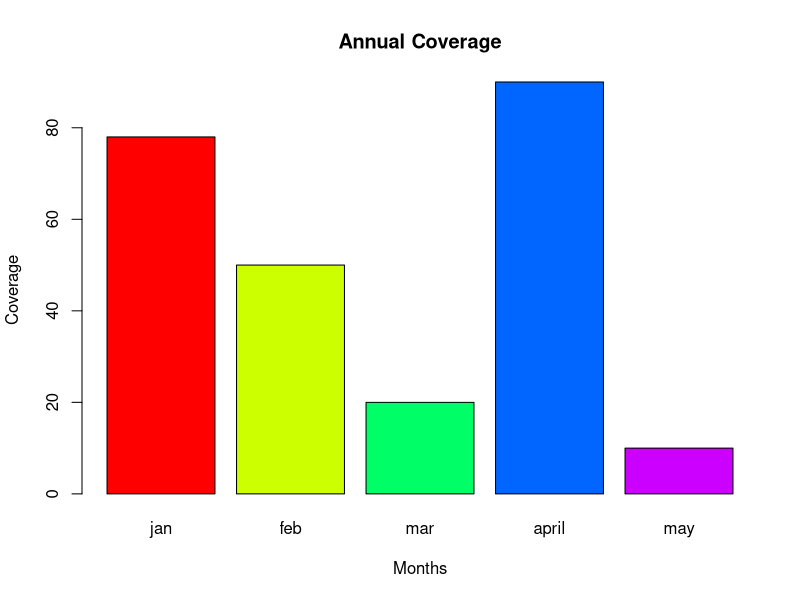
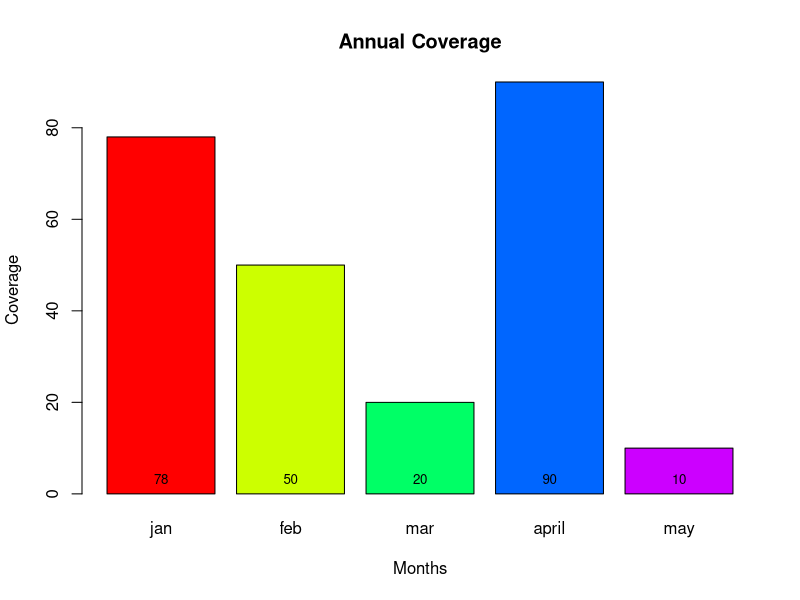
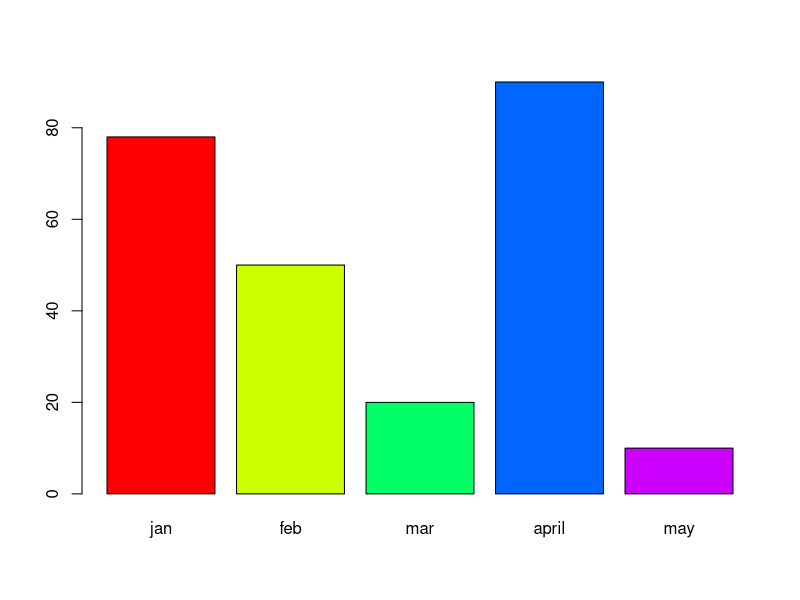
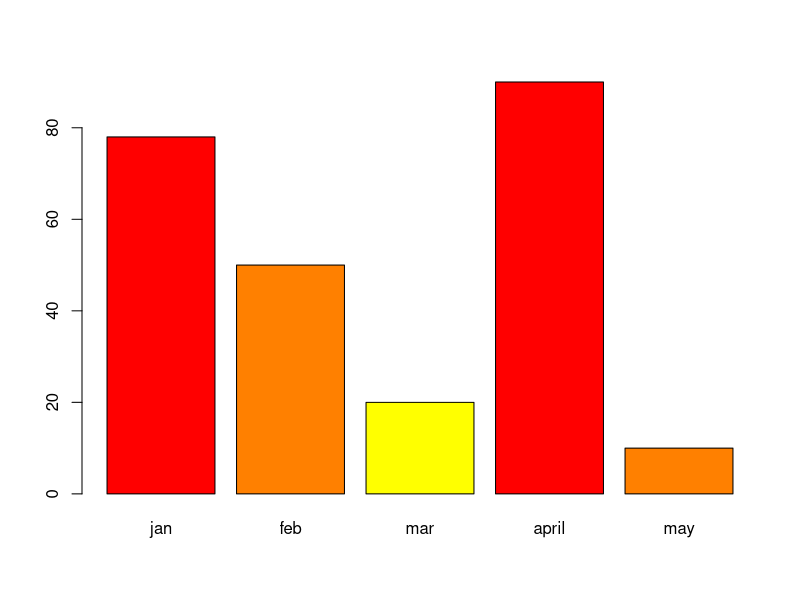
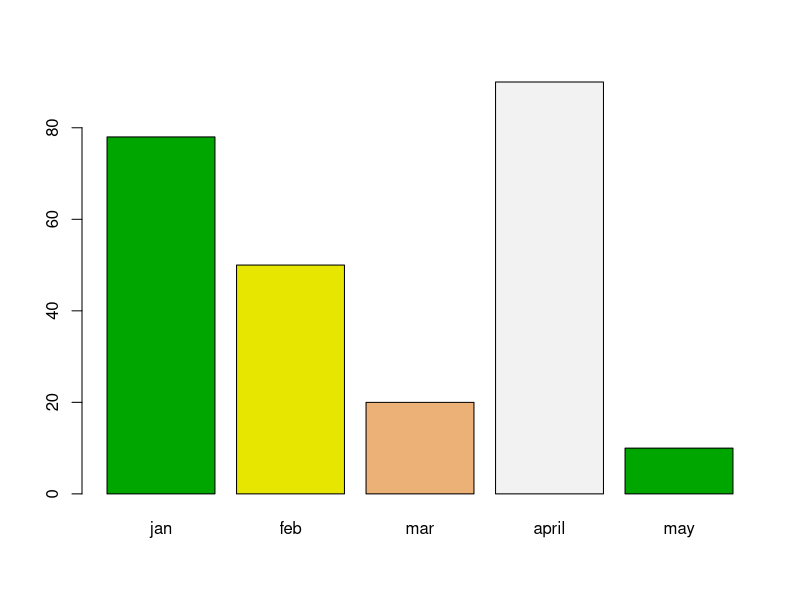
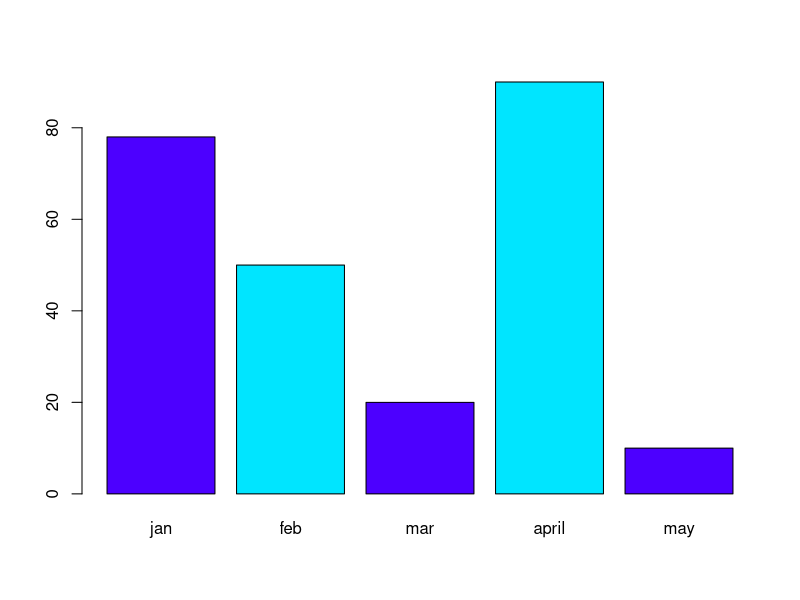
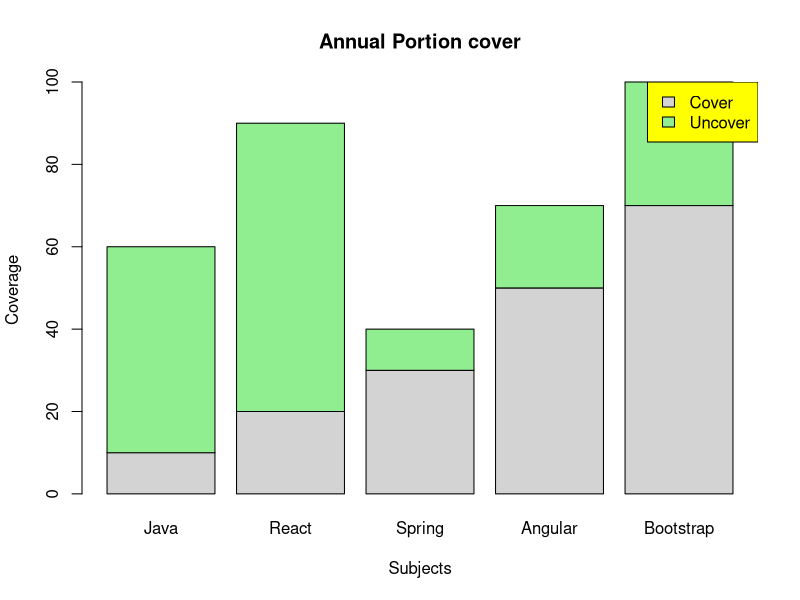
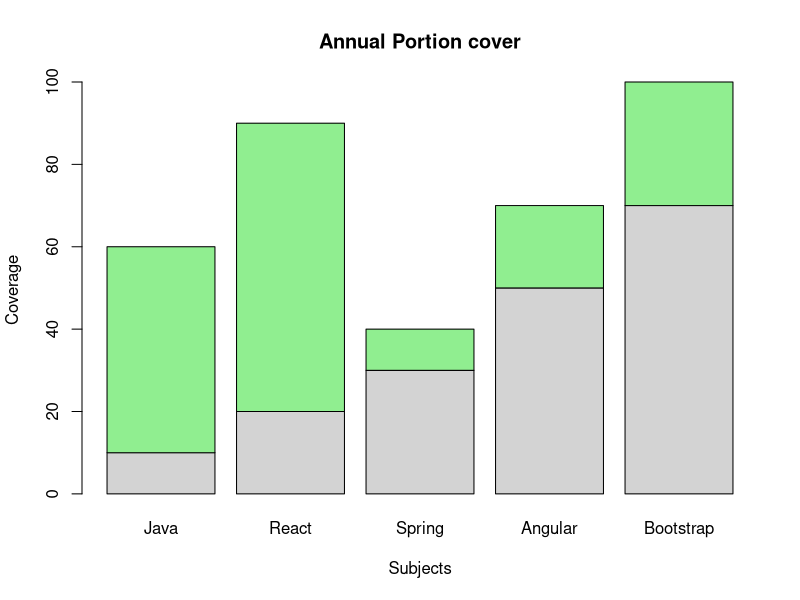

Reproduce these figures in R, in order.
#*****************************************Graphical-Data-Analysis*****************************************

#Theory:-
# Bar chart is a graph with rectangular bars.
# A bat chart is a pictorial representation in which numerical values of variables are represented by length or height of lines or rectangles of equal width.
# It is used for summarizing a set of categorical data like ordinal or nominal.
# The data is shown through rectangular bars having the length of the bar proportional to the value of the variable.
# Row of dataframe is no of bars & Col of dataframe is content inside the bars.

# Syntax :- barplot(x,name.arg,xlab,ylab,main,col)
#• x =  x is a input numeric vector or matrix to represent bars.
#• name.arg = names.arg is the name of vectors appearing under each bars.
#• xlab = A label for X-axis.
#• ylab = A label for Y-axis.
#• main = It is the title of bar charts.
#• col = It is used to give colors to bars.


#*****************************************Barchart-Analysis*****************************************
data<-data.frame(months=c("jan","feb","mar","april","may"),coverage=c(78,50,20,90,10))

barplot(data$coverage,names.arg = data$months,main = "Annual Coverage",xlab="Months",ylab = "Coverage",col = rainbow(length(data$coverage)))


#*****************************************Barchart-Ratio-Print*****************************************

#Note: For print the ratio of each bar we use text() function.
#Note: Syntax : text(x,y,labels,cex,pos)
#• x = You're using data as the x argument, which is the result of the barplot() function. data contains the x-coordinates of the bars created by barplot(). So, this places the text labels at the center of each bar.
#• y = You're using 0 as the y argument, which means the text will be placed at the same height (0) for all labels. 
#• labels = This argument is a character vector containing the labels you want to add to the plot. 
#• cex = This argument controls the size of the text. 
#• pos = This argument specifies the position of the text relative to the coordinates. In your code, you're using pos = 3, which corresponds to "above" the specified coordinates. This means that the text will be placed above the bars.

data<-data.frame(months=c("jan","feb","mar","april","may"),coverage=c(78,50,20,90,10))

a<-barplot(data$coverage,names.arg = data$months,main = "Annual Coverage",xlab="Months",ylab = "Coverage",col = rainbow(length(data$coverage)))

text(a,0,data$coverage,cex = 0.8,pos = 3)


#*****************************************Barchart[Color-Palettes]*****************************************

#Note: We have additinal package of colors that provide multiple shades.
#Note: install.packages('RColorBrewer')
barplot(data$coverage,names.arg = data$months,col = rainbow(length(data$coverage)))
barplot(data$coverage,names.arg = data$months,col = heat.colors(3))
barplot(data$coverage,names.arg = data$months,col = terrain.colors(4))
barplot(data$coverage,names.arg = data$months,col = topo.colors(2))


#*****************************************Group & Stack-Barcharts*****************************************

data<-data.frame(subjects=c("Java","React","Spring","Angular","Bootstrap"),cover=c(10,50,20,70,30),uncover=c(10,50,20,70,30))

#Note: For above dataframe simple bar chart can not be plotted. It has two categories of subjects(cover, uncover). We need to create grouped or stacked bar chart for it.
#Note: We can create bar charts with group of bars and stack using matrices as input values in each bar.
#Note: One or more variables are represented as a matrix that is used to contruct group bar charts and stack bar charts.
#Note: Difference between group and stack bar charts is a single parameter 'beside=TRUE | FALSE'.


#*****************************************Stack-Barcharts*****************************************

#*****************************************1st-Technique*****************************************

#Note: We create a stack bar charts, By omitting beside parameter stacked bar chart can be created.
#Note: First we need to create a matrix for those two columns.
combine<-c(data$cover,data$uncover)
b<-matrix(combine,nrow = 2,ncol = 5)
colors<-c("lightgray","lightgreen")
legend_label<-c("Cover","Uncover")

m<-barplot(b,names.arg = data$subjects,xlab = "Subjects",ylab = "Coverage",main = "Annual Portion cover",col = colors,border = "black")

legend("topright",legend = legend_label,bg="yellow",fill = colors)

#*****************************************2nd-Technique*****************************************,
n<-matrix(c(data$cover,data$uncover),nrow = 2,ncol = 5)
rownames(n)<-c("Cover","Uncover")
colnames(n)<-c("Java","React","Spring","Angular","Bootstrap")

m<-barplot(b,names.arg = data$subjects,xlab = "Subjects",ylab = "Coverage",main = "Annual Portion cover",col = colors,border = "black")

#*****************************************Stack-bartchart-Annual-Coverage*****************************************,
data<-data.frame(subjects=c("Java","React","Spring","Angular","Bootstrap"),cover=c(10,50,20,70,30),uncover=c(10,50,20,70,30))

m<-matrix(c(data$cover,data$uncover),nrow = 5,ncol = 2)

rownames(m)<-c(data$subjects)
colnames(m)<-c("January","February")

barplot(m,names.arg = c("Januray","February"),xlab = "Months",ylab = "Coverage",main = "Per year portion Coverage",col =rainbow(5))


#*****************************************Group-Barcharts*****************************************

#*****************************************Simple-barcharts-Participants*****************************************,
data<-data.frame(Events=c("Coding","Drawing","Puzzle","Chess","Newsletter"),boys=c(50,20,70,30,90),girls=c(20,40,80,30,90))
combine<-c(data$boys,data$girls)
m<-matrix(combine,nrow = 2,ncol = 5)
rownames(m)<-c("Boys","Girls")
colnames(m)<-c("Coding","Drawing","Puzzle","Chess","Newsletter")

barplot(m,names.arg = data$Events,xlab = "Events",ylab = "Participants",main = "TechNo Events",col = c("lightblue","green"),beside = TRUE)

#*****************************************Group-bartchart-Participants*****************************************,
data<-data.frame(Events=c("Coding","Drawing","Puzzle","Chess","Newsletter"),boys=c(50,20,70,30,90),girls=c(20,40,80,30,90))
combine<-c(data$boys,data$girls)
m<-matrix(combine,nrow = 5,ncol = 2)
rownames(m)<-c(data$Events)
colnames(m)<-c("March-2022","February-2023")
legend_label<-data$Events
colors<-rainbow(length(data$Events))

barplot(m,names.arg = c("March-2022","February-2023"),xlab = "Months",ylab = "Participants",main = "TeckNo Events Participants",col = rainbow(length(data$Events)),beside = TRUE)

legend("topright",legend = legend_label,bg="yellow",fill = colors,border = "black",cex = 1)
